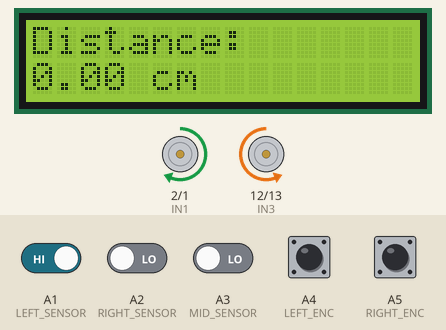
Recording of a sketch running on a simulated Arduino Uno, built with avr-gcc and run on an emulated ATmega328P. Parts: 16×2 character LCD, motor-driver pin pairs drawn as motors (green arrow = first pin HIGH = forward, orange = second pin HIGH = backward, longer = more drive, scaled by the enable pin). Inputs (shaded band) come from the test bench; at power-on: A1 (LEFT_SENSOR) HIGH, A2 (RIGHT_SENSOR), A3 (MID_SENSOR), A4 (LEFT_ENC), A5 (RIGHT_ENC) LOW. At 11.0 s the program stops and its outputs stay as they are.

Above: at 1.2 s.
1.3 s: A4 (LEFT_ENC) pulled HIGH for 0.15 s
At 2.5 s:
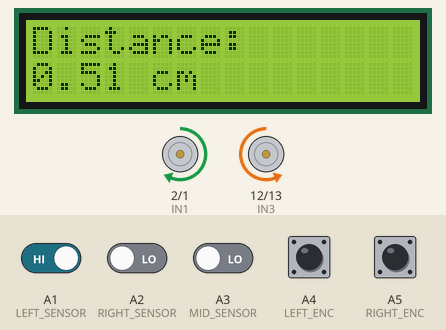
2.9 s: A5 (RIGHT_ENC) pulled HIGH for 0.15 s
At 3.7 s:
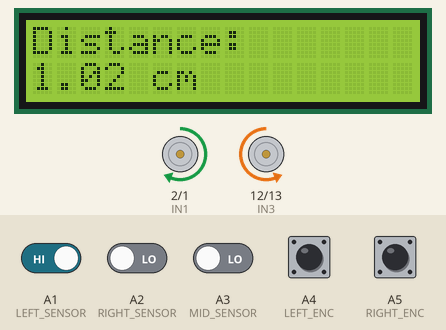
4.5 s: A4 (LEFT_ENC) pulled HIGH for 1 s
At 4.8 s:
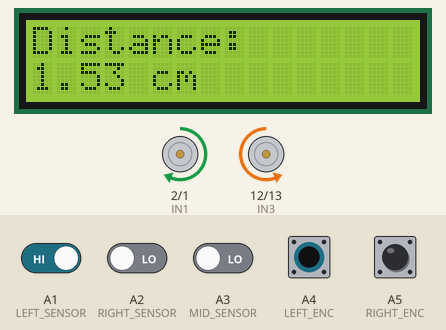
7.0 s: A5 (RIGHT_ENC) pulled HIGH for 1 s
At 8.0 s:
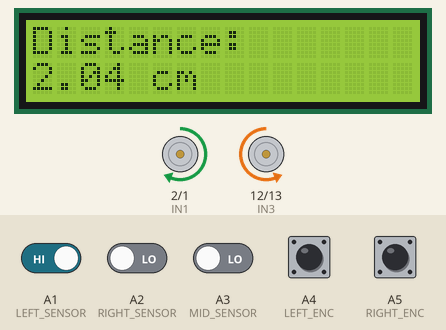
9.5 s: A1 (LEFT_SENSOR) driven LOW and A2 (RIGHT_SENSOR) driven HIGH
At 9.8 s:
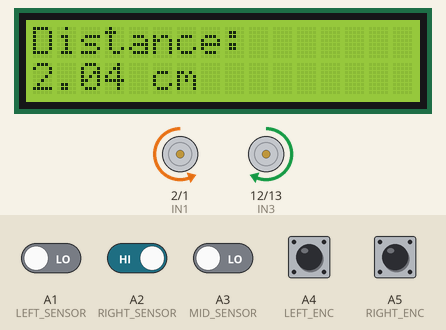
11.0 s: A2 (RIGHT_SENSOR) driven LOW and A3 (MID_SENSOR) driven HIGH
At 12.2 s:
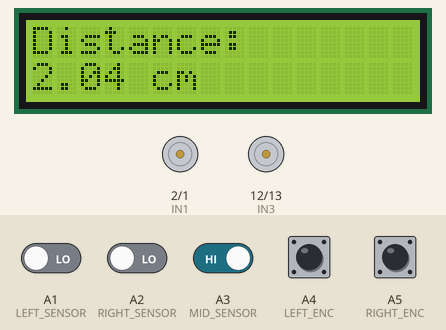
Timing chart, 0 to 12.5 s (numbered marks = the images above; inputs shaded):
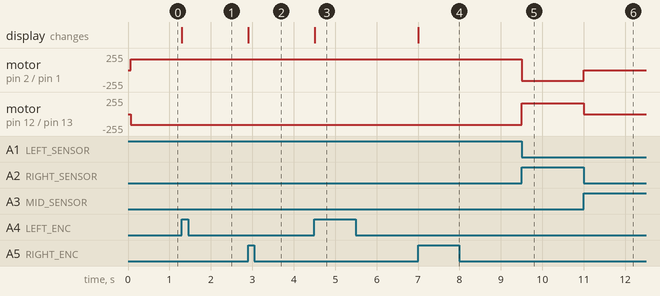

The sketch:

Line-Following_Code+encoder.ino
```cpp
#include <LiquidCrystal.h>
LiquidCrystal lcd(8, 9, 4, 5, 6, 7);

// Motor pins
#define ENA 3
#define IN1 2
#define IN2 1

#define ENB 11
#define IN3 12
#define IN4 13

// Sensors
#define LEFT_SENSOR   A1
#define MID_SENSOR    A3
#define RIGHT_SENSOR  A2

// Motor speeds
int leftBase = 145;
int rightBase = 160;
int turnSpeed = 160;

/*ROTARY ENCODER*/
#define LEFT_ENC   A4
#define RIGHT_ENC  A5

volatile long leftPulses = 0;
volatile long rightPulses = 0;

const int pulsesPerRotation = 20;
const float wheelDiameter = 6.5;   // cm

float distance = 0;
bool stoppedOnce = false;

/*ENCODER COUNT FUNCTION */
void countLeft()  { leftPulses++; }
void countRight() { rightPulses++; }

void setup() {
  pinMode(LEFT_SENSOR, INPUT);
  pinMode(RIGHT_SENSOR, INPUT);
  pinMode(MID_SENSOR, INPUT);

  pinMode(ENA, OUTPUT);
  pinMode(IN1, OUTPUT);
  pinMode(IN2, OUTPUT);

  pinMode(ENB, OUTPUT);
  pinMode(IN3, OUTPUT);
  pinMode(IN4, OUTPUT);

  /*LCD & ENCODER INIT (ADD) */
  lcd.begin(16, 2);
  lcd.setCursor(0, 0);
  lcd.print("Distance:");

  pinMode(LEFT_ENC, INPUT);
  pinMode(RIGHT_ENC, INPUT);
}

void Forward(int speed) {
  digitalWrite(IN1, LOW);
  digitalWrite(IN2, HIGH);
  digitalWrite(IN3, LOW);
  digitalWrite(IN4, HIGH);
  analogWrite(ENA, speed);
  analogWrite(ENB, speed);
}

void turnRight(int speed) {
  digitalWrite(IN1, LOW);
  digitalWrite(IN2, HIGH);
  digitalWrite(IN3, HIGH);
  digitalWrite(IN4, LOW);
  analogWrite(ENA, speed);
  analogWrite(ENB, speed);
}

void turnLeft(int speed) {
  digitalWrite(IN1, HIGH);
  digitalWrite(IN2, LOW);
  digitalWrite(IN3, LOW);
  digitalWrite(IN4, HIGH);
  analogWrite(ENA, speed);
  analogWrite(ENB, speed);
}

void stop(int speed) {
  digitalWrite(IN1, LOW);
  digitalWrite(IN2, LOW);
  digitalWrite(IN3, LOW);
  digitalWrite(IN4, LOW);
  analogWrite(ENA, speed);
  analogWrite(ENB, speed);
}

void loop() {

  /*ENCODER PULSE DETECTION */
  static int lastLeft = LOW;
  static int lastRight = LOW;

  int currentLeft = digitalRead(LEFT_ENC);
  int currentRight = digitalRead(RIGHT_ENC);

  if (currentLeft == HIGH && lastLeft == LOW) {
    countLeft();
  }
  if (currentRight == HIGH && lastRight == LOW) {
    countRight();
  }

  lastLeft = currentLeft;
  lastRight = currentRight;

  /*DISTANCE CALCULATION */
  float avgPulses = (leftPulses + rightPulses) / 2.0;
  distance = 3.1416 * wheelDiameter * (avgPulses / pulsesPerRotation);

  lcd.setCursor(0, 1);
  lcd.print(distance);
  lcd.print(" cm   ");

  /* STOP ONCE AT 450 CM */
  if (distance >= 450 && !stoppedOnce) {
    stop(turnSpeed);
    delay(2000);          // stop 2 seconds
    stoppedOnce = true;  // ONLY ONCE
  }

  /* LINE FOLLOWING */
  int left = digitalRead(LEFT_SENSOR);
  int mid  = digitalRead(MID_SENSOR);
  int right = digitalRead(RIGHT_SENSOR);

  if ((mid == 1) && (left == 1) && (right == 1)) {
    Forward(turnSpeed);
  }
  else if (left == 0 && mid == 0 && right == 1) {
    turnRight(turnSpeed);
  }
  else if (left == 1 && mid == 0 && right == 0) {
    turnLeft(turnSpeed);
  }
  else if (left == 0 && mid == 1 && right == 0){
    stop(turnSpeed);
    while(mid==1);
  }
}
```

Measured:
- after the input at 1.3 s, the display: changes at once (image 1)
- after the input at 2.9 s, the display: changes at once (image 2)
- after the input at 4.5 s, the display: changes at once (image 3)
- after the input at 7.0 s, the display: changes at once (image 4)
- after the input at 9.5 s, motor on pin 2 (IN1) / pin 1 (IN2): forward 160/255 → backward 160/255 at once; motor on pin 12 (IN3) / pin 13 (IN4): backward 160/255 → forward 160/255 at once
- after the input at 11.0 s, motor on pin 2 (IN1) / pin 1 (IN2): backward 160/255 → stopped at once; motor on pin 12 (IN3) / pin 13 (IN4): forward 160/255 → stopped at once
